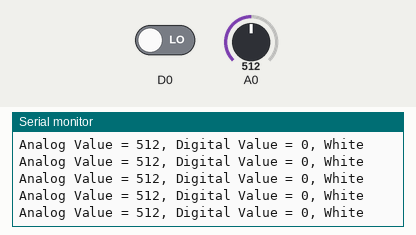
A sketch run on a simulated ESP8266 (NodeMCU). Shown: the last lines printed to the serial monitor. Inputs (shaded band) come from the test bench; at power-on: D0 LOW, A0 = 512.

Above: at 1.2 s.
1.3 s: D0 driven HIGH
At 1.31 s:
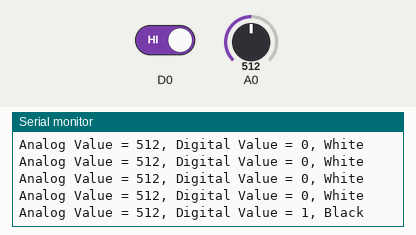
3.2 s: A0 set to 716
At 3.22 s:
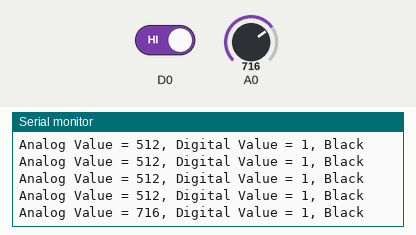
4.7 s: A0 set to 900
At 4.72 s:
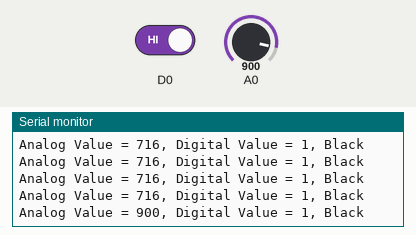
6.2 s: D0 driven LOW
At 6.23 s:
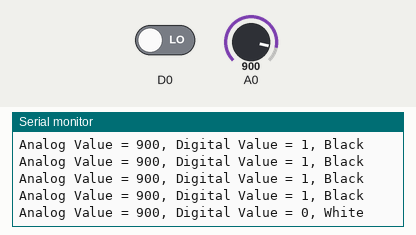
Timing chart, 0 to 8.7 s (numbered marks = the images above; inputs shaded):
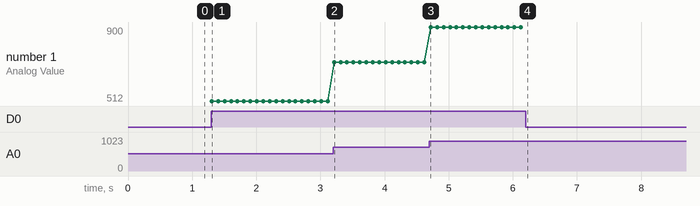

The sketch:

TCRT5000.ino
```cpp
void setup() {
  // initialize serial communication at 9600 bits per second:
  Serial.begin(9600);
}

// the loop routine runs over and over again forever:
void loop() {
  // read the input on analog pin 0:
  int A_Value = analogRead(A0);
  int D_Value = digitalRead(D0);
  //Range 200 to 950, Approx 1 inch
  // print out the value you read:
  Serial.print("Analog Value = ");
  Serial.print(A_Value);
  Serial.print(", Digital Value = ");
  Serial.print(D_Value);
  if(D_Value)
    Serial.println(", Black");
  else
    Serial.println(", White");
  delay(100);        // delay in between reads for stability
}
```

Measured:
- after the input at 1.3 s, the serial monitor: prints a new line at once (image 1)
- after the input at 3.2 s, the serial monitor: prints a new line at once (image 2)
- after the input at 4.7 s, the serial monitor: prints a new line at once (image 3)
- after the input at 6.2 s, the serial monitor: prints a new line at once (image 4)
- plotted number 1: 512 → 716 after the input at 3.2 s, 716 → 900 after the input at 4.7 s
